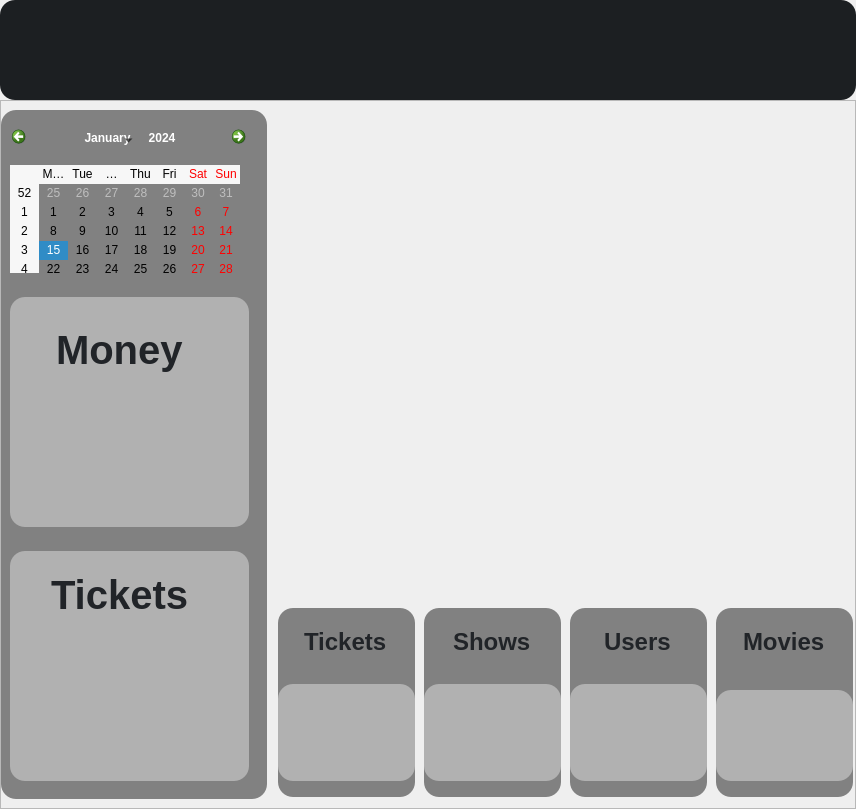
                   <widget class="QWidget" name="Admin_Dashboard_page">
                    <property name="styleSheet">
                     <string notr="true">#Admin_Dashboard_page{
background-color: transparent;
}</string>
                    </property>
                    <layout class="QVBoxLayout" name="verticalLayout_26">
                     <property name="spacing">
                      <number>0</number>
                     </property>
                     <property name="leftMargin">
                      <number>0</number>
                     </property>
                     <property name="topMargin">
                      <number>0</number>
                     </property>
                     <property name="rightMargin">
                      <number>0</number>
                     </property>
                     <property name="bottomMargin">
                      <number>0</number>
                     </property>
                     <item>
                      <widget class="QFrame" name="Admin_Dashboard_page_header">
                       <property name="minimumSize">
                        <size>
                         <width>0</width>
                         <height>100</height>
                        </size>
                       </property>
                       <property name="maximumSize">
                        <size>
                         <width>16777215</width>
                         <height>100</height>
                        </size>
                       </property>
                       <property name="styleSheet">
                        <string notr="true">#Admin_Dashboard_page_header{
background-color: #1c1f22;
border-radius: 15px;

}</string>
                       </property>
                       <property name="frameShape">
                        <enum>QFrame::StyledPanel</enum>
                       </property>
                       <property name="frameShadow">
                        <enum>QFrame::Raised</enum>
                       </property>
                      </widget>
                     </item>
                     <item>
                      <widget class="QFrame" name="Admin_Dashboard_page_Main">
                       <property name="frameShape">
                        <enum>QFrame::StyledPanel</enum>
                       </property>
                       <property name="frameShadow">
                        <enum>QFrame::Raised</enum>
                       </property>
                       <layout class="QHBoxLayout" name="horizontalLayout_14">
                        <property name="spacing">
                         <number>0</number>
                        </property>
                        <property name="leftMargin">
                         <number>0</number>
                        </property>
                        <property name="topMargin">
                         <number>0</number>
                        </property>
                        <property name="rightMargin">
                         <number>0</number>
                        </property>
                        <property name="bottomMargin">
                         <number>0</number>
                        </property>
                        <item>
                         <widget class="QFrame" name="Admin_Dashboard_Users_Analytics">
                          <property name="maximumSize">
                           <size>
                            <width>404</width>
                            <height>16777215</height>
                           </size>
                          </property>
                          <property name="styleSheet">
                           <string notr="true">background-color: rgb(129, 129, 129);
margin-right: 9px;
margin-top: 9px;
margin-bottom: 9px;
border-radius: 15px;
</string>
                          </property>
                          <property name="frameShape">
                           <enum>QFrame::StyledPanel</enum>
                          </property>
                          <property name="frameShadow">
                           <enum>QFrame::Raised</enum>
                          </property>
                          <layout class="QVBoxLayout" name="verticalLayout_32">
                           <item>
                            <widget class="QCalendarWidget" name="Admin_Calendar"/>
                           </item>
                           <item>
                            <widget class="QFrame" name="Admin_Current_Money_Main_Wrapper">
                             <property name="minimumSize">
                              <size>
                               <width>0</width>
                               <height>230</height>
                              </size>
                             </property>
                             <property name="styleSheet">
                              <string notr="true">#Admin_Current_Money_Main_Wrapper{
font-size: 60px;
font-weight: 700;
background-color: rgba(225,225,225,0.5);
}</string>
                             </property>
                             <property name="frameShape">
                              <enum>QFrame::StyledPanel</enum>
                             </property>
                             <property name="frameShadow">
                              <enum>QFrame::Raised</enum>
                             </property>
                             <layout class="QVBoxLayout" name="verticalLayout_39">
                              <property name="spacing">
                               <number>0</number>
                              </property>
                              <property name="leftMargin">
                               <number>0</number>
                              </property>
                              <property name="topMargin">
                               <number>0</number>
                              </property>
                              <property name="rightMargin">
                               <number>0</number>
                              </property>
                              <property name="bottomMargin">
                               <number>0</number>
                              </property>
                              <item>
                               <widget class="QFrame" name="Admin_Current_Money_Wrapper">
                                <property name="minimumSize">
                                 <size>
                                  <width>0</width>
                                  <height>230</height>
                                 </size>
                                </property>
                                <property name="styleSheet">
                                 <string notr="true">#Admin_Current_Money_Wrapper{
font-size: 60px;
font-weight: 700;
background-color: rgba(0,0,0,0);
}</string>
                                </property>
                                <property name="frameShape">
                                 <enum>QFrame::StyledPanel</enum>
                                </property>
                                <property name="frameShadow">
                                 <enum>QFrame::Raised</enum>
                                </property>
                                <layout class="QVBoxLayout" name="verticalLayout_36">
                                 <item alignment="Qt::AlignHCenter">
                                  <widget class="QLabel" name="Admin_Current_Money_Header">
                                   <property name="minimumSize">
                                    <size>
                                     <width>0</width>
                                     <height>0</height>
                                    </size>
                                   </property>
                                   <property name="maximumSize">
                                    <size>
                                     <width>16777215</width>
                                     <height>70</height>
                                    </size>
                                   </property>
                                   <property name="styleSheet">
                                    <string notr="true">#Admin_Current_Money_Header{
color: #212428;
font-size: 40px;
background-color: none;
font-weight: 700;
}</string>
                                   </property>
                                   <property name="text">
                                    <string>Money</string>
                                   </property>
                                  </widget>
                                 </item>
                                 <item alignment="Qt::AlignHCenter">
                                  <widget class="QLabel" name="Admin_Current_Money">
                                   <property name="minimumSize">
                                    <size>
                                     <width>0</width>
                                     <height>0</height>
                                    </size>
                                   </property>
                                   <property name="styleSheet">
                                    <string notr="true">#Admin_Current_Money{
font-size: 60px;
font-weight: 700;
color: white;
background-color: rgba(0,0,0,0);
border-radius: 15px;


}</string>
                                   </property>
                                   <property name="text">
                                    <string/>
                                   </property>
                                  </widget>
                                 </item>
                                </layout>
                               </widget>
                              </item>
                             </layout>
                            </widget>
                           </item>
                           <item>
                            <widget class="QFrame" name="Admin_Current_Number_Booking_Count_Main_Wrapper">
                             <property name="minimumSize">
                              <size>
                               <width>0</width>
                               <height>230</height>
                              </size>
                             </property>
                             <property name="styleSheet">
                              <string notr="true">#Admin_Current_Number_Booking_Count_Main_Wrapper{
font-size: 60px;
font-weight: 700;
background-color: rgba(225,225,225,0.5);
}</string>
                             </property>
                             <property name="frameShape">
                              <enum>QFrame::StyledPanel</enum>
                             </property>
                             <property name="frameShadow">
                              <enum>QFrame::Raised</enum>
                             </property>
                             <layout class="QVBoxLayout" name="verticalLayout_37">
                              <property name="spacing">
                               <number>0</number>
                              </property>
                              <property name="leftMargin">
                               <number>0</number>
                              </property>
                              <property name="topMargin">
                               <number>0</number>
                              </property>
                              <property name="rightMargin">
                               <number>0</number>
                              </property>
                              <property name="bottomMargin">
                               <number>0</number>
                              </property>
                              <item>
                               <widget class="QFrame" name="Admin_Current_Number_Booking_Count_Wrapper">
                                <property name="minimumSize">
                                 <size>
                                  <width>0</width>
                                  <height>230</height>
                                 </size>
                                </property>
                                <property name="styleSheet">
                                 <string notr="true">#Admin_Current_Number_Booking_Count_Wrapper{
background-color: rgba(0,0,0,0);
}</string>
                                </property>
                                <property name="frameShape">
                                 <enum>QFrame::StyledPanel</enum>
                                </property>
                                <property name="frameShadow">
                                 <enum>QFrame::Raised</enum>
                                </property>
                                <layout class="QVBoxLayout" name="verticalLayout_38">
                                 <property name="spacing">
                                  <number>0</number>
                                 </property>
                                 <property name="leftMargin">
                                  <number>0</number>
                                 </property>
                                 <property name="topMargin">
                                  <number>0</number>
                                 </property>
                                 <property name="rightMargin">
                                  <number>0</number>
                                 </property>
                                 <property name="bottomMargin">
                                  <number>0</number>
                                 </property>
                                 <item alignment="Qt::AlignHCenter">
                                  <widget class="QLabel" name="Admin_Current_Booking_Count_Header">
                                   <property name="maximumSize">
                                    <size>
                                     <width>16777215</width>
                                     <height>70</height>
                                    </size>
                                   </property>
                                   <property name="styleSheet">
                                    <string notr="true">#Admin_Current_Booking_Count_Header{
color: #212428;
font-size:40px;
background-color: none;
font-weight: 700;
}</string>
                                   </property>
                                   <property name="text">
                                    <string>Tickets</string>
                                   </property>
                                  </widget>
                                 </item>
                                 <item alignment="Qt::AlignHCenter">
                                  <widget class="QLabel" name="Admin_Current_Number_Booking_Count">
                                   <property name="minimumSize">
                                    <size>
                                     <width>0</width>
                                     <height>0</height>
                                    </size>
                                   </property>
                                   <property name="styleSheet">
                                    <string notr="true">#Admin_Current_Number_Booking_Count{
font-size: 100px;
font-weight: 700;
color: white;
background-color: rgba(0,0,0,0);
border-radius: 15px;


}</string>
                                   </property>
                                   <property name="text">
                                    <string/>
                                   </property>
                                  </widget>
                                 </item>
                                </layout>
                               </widget>
                              </item>
                             </layout>
                            </widget>
                           </item>
                          </layout>
                         </widget>
                        </item>
                        <item>
                         <widget class="QFrame" name="Admin_Dashboard_Main1">
                          <property name="styleSheet">
                           <string notr="true">background-color: rgba(0,0,0,0);</string>
                          </property>
                          <property name="frameShape">
                           <enum>QFrame::StyledPanel</enum>
                          </property>
                          <property name="frameShadow">
                           <enum>QFrame::Raised</enum>
                          </property>
                          <layout class="QVBoxLayout" name="verticalLayout_27">
                           <property name="spacing">
                            <number>0</number>
                           </property>
                           <property name="leftMargin">
                            <number>0</number>
                           </property>
                           <property name="topMargin">
                            <number>0</number>
                           </property>
                           <property name="rightMargin">
                            <number>0</number>
                           </property>
                           <property name="bottomMargin">
                            <number>0</number>
                           </property>
                           <item>
                            <widget class="QFrame" name="Admin_Dashboard_Chart">
                             <property name="frameShape">
                              <enum>QFrame::StyledPanel</enum>
                             </property>
                             <property name="frameShadow">
                              <enum>QFrame::Raised</enum>
                             </property>
                             <layout class="QHBoxLayout" name="horizontalLayout_15">
                              <property name="spacing">
                               <number>0</number>
                              </property>
                              <property name="leftMargin">
                               <number>0</number>
                              </property>
                              <property name="topMargin">
                               <number>0</number>
                              </property>
                              <property name="rightMargin">
                               <number>0</number>
                              </property>
                              <property name="bottomMargin">
                               <number>0</number>
                              </property>
                             </layout>
                            </widget>
                           </item>
                           <item>
                            <widget class="QFrame" name="Admin_Quantity_Wrapper">
                             <property name="maximumSize">
                              <size>
                               <width>16777215</width>
                               <height>200</height>
                              </size>
                             </property>
                             <property name="styleSheet">
                              <string notr="true">background-color: rgba(0,0,0,0);
margin-bottom: 9px;</string>
                             </property>
                             <property name="frameShape">
                              <enum>QFrame::StyledPanel</enum>
                             </property>
                             <property name="frameShadow">
                              <enum>QFrame::Raised</enum>
                             </property>
                             <layout class="QHBoxLayout" name="horizontalLayout_16">
                              <property name="spacing">
                               <number>9</number>
                              </property>
                              <property name="leftMargin">
                               <number>0</number>
                              </property>
                              <property name="topMargin">
                               <number>0</number>
                              </property>
                              <property name="rightMargin">
                               <number>0</number>
                              </property>
                              <property name="bottomMargin">
                               <number>0</number>
                              </property>
                              <item>
                               <widget class="QFrame" name="Admin_Quatity_Ticket">
                                <property name="styleSheet">
                                 <string notr="true">#Admin_Quatity_Ticket{
background-color: rgb(129, 129, 129);
border-radius: 15px;
margin: 0;
}
</string>
                                </property>
                                <property name="frameShape">
                                 <enum>QFrame::StyledPanel</enum>
                                </property>
                                <property name="frameShadow">
                                 <enum>QFrame::Raised</enum>
                                </property>
                                <layout class="QVBoxLayout" name="verticalLayout_28">
                                 <property name="spacing">
                                  <number>0</number>
                                 </property>
                                 <property name="leftMargin">
                                  <number>0</number>
                                 </property>
                                 <property name="topMargin">
                                  <number>0</number>
                                 </property>
                                 <property name="rightMargin">
                                  <number>0</number>
                                 </property>
                                 <property name="bottomMargin">
                                  <number>0</number>
                                 </property>
                                 <item alignment="Qt::AlignHCenter">
                                  <widget class="QLabel" name="Admin_Quatity_Ticket_label">
                                   <property name="maximumSize">
                                    <size>
                                     <width>16777215</width>
                                     <height>76</height>
                                    </size>
                                   </property>
                                   <property name="styleSheet">
                                    <string notr="true">#Admin_Quatity_Ticket_label{
font-size: 24px;
color: #212428;
font-weight:700;
}</string>
                                   </property>
                                   <property name="text">
                                    <string>Tickets</string>
                                   </property>
                                  </widget>
                                 </item>
                                 <item alignment="Qt::AlignHCenter">
                                  <widget class="QLabel" name="Admin_Quatity_Ticket_Count">
                                   <property name="minimumSize">
                                    <size>
                                     <width>0</width>
                                     <height>0</height>
                                    </size>
                                   </property>
                                   <property name="styleSheet">
                                    <string notr="true">#Admin_Quatity_Ticket_Count{
font-size: 60px;
font-weight: 800;
color: white;
background-color: rgba(225,225,225,0.5);
border-radius: 15px;
margin-bottom: 16px;
padding: 0 50px;

}</string>
                                   </property>
                                   <property name="text">
                                    <string/>
                                   </property>
                                  </widget>
                                 </item>
                                </layout>
                               </widget>
                              </item>
                              <item>
                               <widget class="QFrame" name="Admin_Quatity_Show">
                                <property name="styleSheet">
                                 <string notr="true">#Admin_Quatity_Show{
background-color: rgb(129, 129, 129);
border-radius: 15px;
margin: 0;
padding: 0;
}
</string>
                                </property>
                                <property name="frameShape">
                                 <enum>QFrame::StyledPanel</enum>
                                </property>
                                <property name="frameShadow">
                                 <enum>QFrame::Raised</enum>
                                </property>
                                <layout class="QVBoxLayout" name="verticalLayout_29">
                                 <property name="spacing">
                                  <number>0</number>
                                 </property>
                                 <property name="leftMargin">
                                  <number>0</number>
                                 </property>
                                 <property name="topMargin">
                                  <number>0</number>
                                 </property>
                                 <property name="rightMargin">
                                  <number>0</number>
                                 </property>
                                 <property name="bottomMargin">
                                  <number>0</number>
                                 </property>
                                 <item alignment="Qt::AlignHCenter">
                                  <widget class="QLabel" name="Admin_Quatity_Show_label">
                                   <property name="maximumSize">
                                    <size>
                                     <width>16777215</width>
                                     <height>76</height>
                                    </size>
                                   </property>
                                   <property name="styleSheet">
                                    <string notr="true">#Admin_Quatity_Show_label{
font-size: 24px;
color:#212428;
font-weight:700;
}</string>
                                   </property>
                                   <property name="text">
                                    <string>Shows</string>
                                   </property>
                                  </widget>
                                 </item>
                                 <item alignment="Qt::AlignHCenter">
                                  <widget class="QLabel" name="Admin_Quatity_Show_Count">
                                   <property name="minimumSize">
                                    <size>
                                     <width>0</width>
                                     <height>0</height>
                                    </size>
                                   </property>
                                   <property name="styleSheet">
                                    <string notr="true">#Admin_Quatity_Show_Count{
font-size: 60px;
font-weight: 800;
color: white;
background-color: rgba(225,225,225,0.5);
border-radius: 15px;
margin-bottom: 16px;
padding: 0 50px;
}</string>
                                   </property>
                                   <property name="text">
                                    <string/>
                                   </property>
                                  </widget>
                                 </item>
                                </layout>
                               </widget>
                              </item>
                              <item>
                               <widget class="QFrame" name="Admin_Quatity_User">
                                <property name="styleSheet">
                                 <string notr="true">#Admin_Quatity_User{
background-color: rgb(129, 129, 129);
border-radius: 15px;
margin: 0;
}
</string>
                                </property>
                                <property name="frameShape">
                                 <enum>QFrame::StyledPanel</enum>
                                </property>
                                <property name="frameShadow">
                                 <enum>QFrame::Raised</enum>
                                </property>
                                <layout class="QVBoxLayout" name="verticalLayout_31">
                                 <property name="spacing">
                                  <number>0</number>
                                 </property>
                                 <property name="leftMargin">
                                  <number>0</number>
                                 </property>
                                 <property name="topMargin">
                                  <number>0</number>
                                 </property>
                                 <property name="rightMargin">
                                  <number>0</number>
                                 </property>
                                 <property name="bottomMargin">
                                  <number>0</number>
                                 </property>
                                 <item alignment="Qt::AlignHCenter">
                                  <widget class="QLabel" name="Admin_Quatity_User_label">
                                   <property name="maximumSize">
                                    <size>
                                     <width>16777215</width>
                                     <height>76</height>
                                    </size>
                                   </property>
                                   <property name="styleSheet">
                                    <string notr="true">#Admin_Quatity_User_label{
font-size: 24px;
color: #212428;
font-weight:700;
}</string>
                                   </property>
                                   <property name="text">
                                    <string>Users</string>
                                   </property>
                                  </widget>
                                 </item>
                                 <item alignment="Qt::AlignHCenter">
                                  <widget class="QLabel" name="Admin_Quatity_User_Count">
                                   <property name="minimumSize">
                                    <size>
                                     <width>0</width>
                                     <height>0</height>
                                    </size>
                                   </property>
                                   <property name="styleSheet">
                                    <string notr="true">#Admin_Quatity_User_Count{
font-size: 60px;
font-weight: 800;
color: white;
background-color: rgba(225,225,225,0.5);
border-radius: 15px;
margin-bottom: 16px;
padding: 0 50px;
}</string>
                                   </property>
                                   <property name="text">
                                    <string/>
                                   </property>
                                  </widget>
                                 </item>
                                </layout>
                               </widget>
                              </item>
                              <item>
                               <widget class="QFrame" name="Admin_Quatity_Movie">
                                <property name="styleSheet">
                                 <string notr="true">#Admin_Quatity_Movie{
background-color: rgb(129, 129, 129);
border-radius: 15px;
margin: 0;
}
</string>
                                </property>
                                <property name="frameShape">
                                 <enum>QFrame::StyledPanel</enum>
                                </property>
                                <property name="frameShadow">
                                 <enum>QFrame::Raised</enum>
                                </property>
                                <layout class="QVBoxLayout" name="verticalLayout_30">
                                 <property name="leftMargin">
                                  <number>0</number>
                                 </property>
                                 <property name="topMargin">
                                  <number>0</number>
                                 </property>
                                 <property name="rightMargin">
                                  <number>0</number>
                                 </property>
                                 <property name="bottomMargin">
                                  <number>0</number>
                                 </property>
                                 <item alignment="Qt::AlignHCenter">
                                  <widget class="QLabel" name="Admin_Quatity_Movie_label">
                                   <property name="maximumSize">
                                    <size>
                                     <width>16777215</width>
                                     <height>76</height>
                                    </size>
                                   </property>
                                   <property name="styleSheet">
                                    <string notr="true">#Admin_Quatity_Movie_label{
font-size: 24px;
color: #212428;
font-weight:700;
}</string>
                                   </property>
                                   <property name="text">
                                    <string>Movies</string>
                                   </property>
                                  </widget>
                                 </item>
                                 <item alignment="Qt::AlignHCenter">
                                  <widget class="QLabel" name="Admin_Quatity_Movie_Count">
                                   <property name="minimumSize">
                                    <size>
                                     <width>0</width>
                                     <height>0</height>
                                    </size>
                                   </property>
                                   <property name="styleSheet">
                                    <string notr="true">#Admin_Quatity_Movie_Count{
font-size: 60px;
font-weight: 800;
color: white;
background-color: rgba(225,225,225,0.5);
border-radius: 15px;
margin-bottom: 16px;
padding: 0 50px;
}</string>
                                   </property>
                                   <property name="text">
                                    <string/>
                                   </property>
                                  </widget>
                                 </item>
                                </layout>
                               </widget>
                              </item>
                             </layout>
                            </widget>
                           </item>
                          </layout>
                         </widget>
                        </item>
                       </layout>
                      </widget>
                     </item>
                    </layout>
                   </widget>
